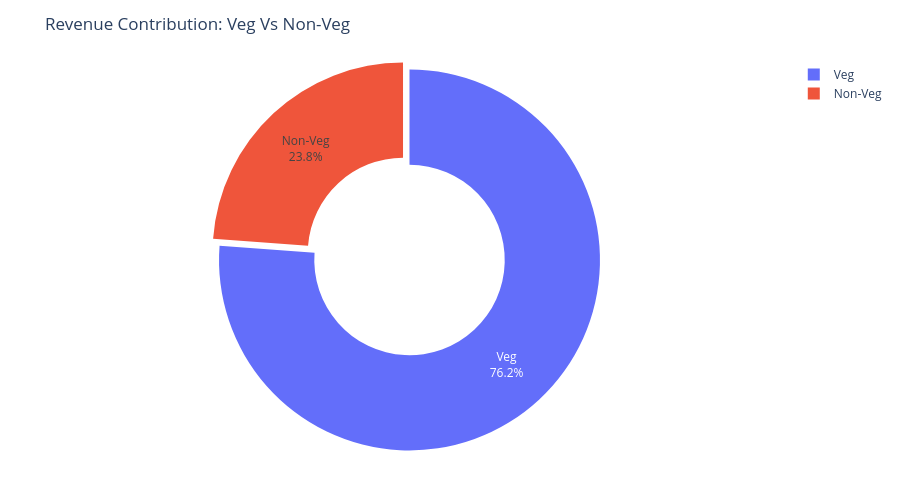

Notebook source saved alongside this figure:
### Code cell
fig=px.pie(
    food_revenue,
    values='revenue',
    names='food category',
    hole=0.5,
    title = "Revenue Contribution: Veg Vs Non-Veg",
    )

fig.update_traces(
    textinfo='percent+label',
    pull=[0.05,0]
)
fig.update_layout(
    height=500,
    margin=dict(t=60,b=40,l=40,r=40)
) 
fig.show()

### Figure 1 — Plotly figure (JSON) as saved in the notebook; plotly's stock layout.template omitted (floating-point values rounded to 4 significant figures)
{"data": [{"domain": {"x": [0, 1], "y": [0, 1]}, "hole": 0.5, "hovertemplate": "food category=%{label}<br>revenue=%{value}<extra></extra>", "labels": ["Non-Veg", "Veg"], "legendgroup": "", "name": "", "pull": [0.05, 0], "showlegend": true, "textinfo": "percent+label", "type": "pie", "values": [5509000.0, 17640000.0]}], "layout": {"height": 500, "legend": {"tracegroupgap": 0}, "margin": {"b": 40, "l": 40, "r": 40, "t": 60}, "title": {"text": "Revenue Contribution: Veg Vs Non-Veg"}}}
